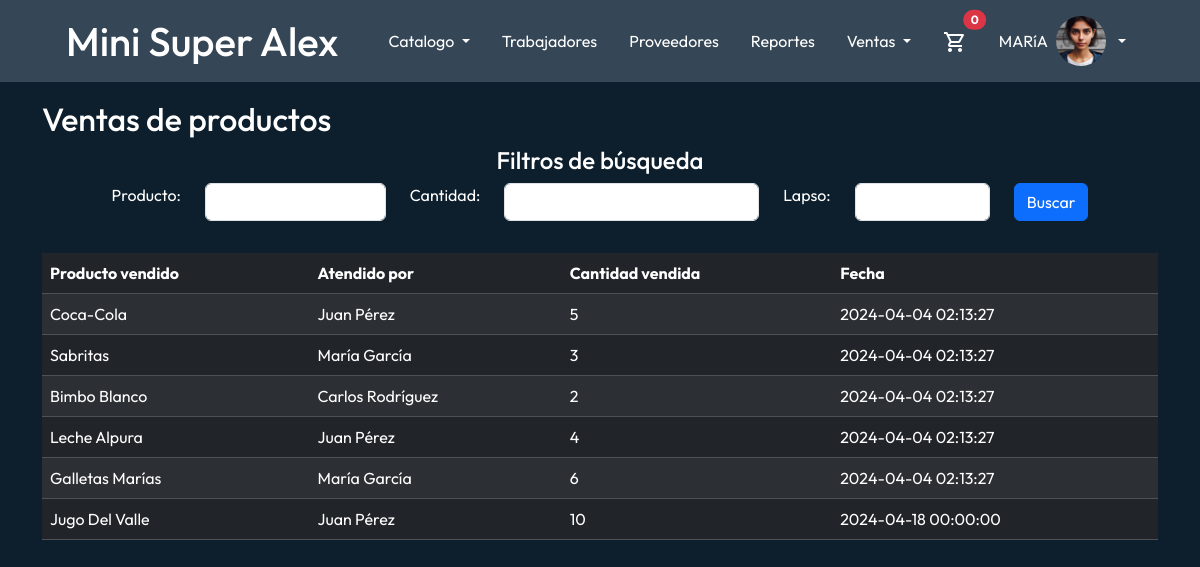
/Views/VentasProductosView.php (signed in), run on the app's committed database.
### tables this page shows
CREATE TABLE `msa_ventas_productos` (
  `Fecha` datetime NOT NULL,
  `MSA_PDO_ID` int NOT NULL,
  `MSA_TBR_ID` int NOT NULL,
  `Cantidad` int NOT NULL
);

CREATE TABLE `msa_productos` (
  `ID` int NOT NULL,
  `Nombre_producto` varchar(50) NOT NULL,
  `Tipo` varchar(30) NOT NULL,
  `Cantidad_disponible` int NOT NULL DEFAULT '0',
  `Presentacion` varchar(50) NOT NULL,
  `Contenido` varchar(20) NOT NULL,
  `Marca` varchar(30) NOT NULL,
  `Fecha_caducidad` datetime DEFAULT CURRENT_TIMESTAMP,
  `Imagen` varchar(200) DEFAULT NULL
);

### Repository/queries.php (called while the page is built, shortened)
<?php
$db = new Repository\Connection();
$connection = $db->connect();
function getNombresProductos(){
    global $connection;
    $query = "SELECT ID, Nombre_producto FROM msa_productos";
    $result = $connection->query($query);
    $productos = [];
    if ($result->num_rows > 0) {
        while ($row = $result->fetch_assoc()) {
            $productos[] = $row;
        }
    }
    return json_encode($productos);
}
function getVentasProductos($producto, $cantidad, $fecha) {
    global $connection;
    $query = 'SELECT p.Nombre_producto Producto, CONCAT(t.Nombre," ", t.Apellido) Trabajador, vp.Fecha, vp.Cantidad
              FROM msa_ventas_productos vp
              JOIN msa_trabajadores t ON t.ID = vp.MSA_TBR_ID
              JOIN msa_productos p ON p.ID = vp.MSA_PDO_ID';
    $isset_producto = !empty($producto);
    $isset_cantidad = !empty($cantidad);
    $isset_fecha = !empty($fecha) && $fecha != 0;
    $result = $connection->query($query);
    $ventas = [];
    if ($result->num_rows > 0) {
        while ($row = $result->fetch_assoc()) {
            $ventas[] = $row;
        }
    }
    return json_encode($ventas);
}

### Views/VentasProductosView.php (the view, shortened to what this page needs)
<!DOCTYPE html>
<html lang="en">
<head>
    <?php
    include '../Libraries/linkStyles.php';
    ?>
    <link rel="stylesheet" href="../Css/style.css">
</head>
<body>
<?php
include '../Libraries/header.php';
include_once "../Repository/queries.php";
?>
<div class="container" style="margin-top: 100px;">
    <h2 class="text-white">Ventas de productos</h2>
    <div class="container-info text-center">
        <h4 class="text-white">Filtros de búsqueda</h4>
        <form class="form-inline" action="VentasProductosView.php" method="POST">
            <div class="row justify-content-center">
                <div class="col-auto">
                    <label for="inputProducto">Producto: </label>
                </div>
                <div class="col-auto">
                    <select class="form-control mb-2 mr-sm-2" id="inputProducto" name="inputProducto">
                        <option value=""></option>
                        <?php
                        $productos = getNombresProductos();
                        $productos = json_decode($productos);
                        foreach ($productos as $producto) {
                            echo '<option value="' . $producto->Nombre_producto . '">' . $producto->Nombre_producto . '</option>';
                        }
                        ?>
                    </select>
                </div>
                <div class="col-auto">
                    <label for="inputCantidad">Cantidad: </label>
                </div>
                <div class="col-auto">
                    <input type="number" class="form-control mb-2 mr-sm-2" id="inputCantidad" name="cantidad" size="7">
                </div>
                <div class="col-auto">
                    <label for="inputLapso">Lapso: </label>
                </div>
                <div class="col-auto">
                    <select class="form-control mb-2 mr-sm-2" id="inputLapso" name="inputLapso">
                        <option value=""></option>
                        <option value="1">Hoy</option>
                    </select>
                </div>
                <div class="col-auto">
                    <input type="submit" class="btn btn-primary" value="Buscar">
                </div>
            </div>
        </form>
    </div>
    <div class="container-info">
        <div style="height: 500px; overflow-y: auto;">
            <?php
            if(isset($_POST['inputProducto'])){
                $producto = $_POST['inputProducto'];
            } else {
                $producto = null;
            }
            if(isset($_POST['cantidad'])){
                $cantidad = $_POST['cantidad'];
            } else {
                $cantidad = null;
            }
            if(isset($_POST['inputLapso'])){
                $lapso = $_POST['inputLapso'];
            } else {
                $lapso = null;
            }
            $ventasProductos = getVentasProductos($producto, $cantidad, $lapso);
            $ventasProductos = json_decode($ventasProductos);
            if (count($ventasProductos) > 0) {
                echo '<table class="table table-dark table-striped  table-hover mt-4 mx-auto">';
                echo '<thead class="thead-dark">';
                echo '<tr>';
                echo '<th scope="col">Producto vendido</th>';
                echo '<th scope="col">Atendido por</th>';
                echo '<th scope="col">Cantidad vendida</th>';
                echo '<th scope="col">Fecha</th>';
                echo '</tr>';
                echo '</thead>';
                echo '<tbody>';
                foreach ($ventasProductos as $venta) {
                    echo '<tr>';
                    echo '<td>' . $venta->Producto . '</td>';
                    echo '<td>' . $venta->Trabajador . '</td>';
                    echo '<td>' . $venta->Cantidad . '</td>';
                    echo '<td>' . $venta->Fecha . '</td>';
                    echo '</tr>';
                }
                echo '</tbody>';
                echo '</table>';
            } else {
                echo '<div class="alert alert-warning text-white bg-dark" role="alert">
                            Aun no hay ventas de productos registradas
                          </div>';
            }
            ?>
        </div>
    </div>
</div>
</body>
</html>

### Css/style.css (style rules this page uses)
* { font-family: "Outfit", sans-serif; font-optical-sizing: auto; font-style: normal; }
body { background-color: #0d1f2d; }
div { color: white; }

### data on the page
msa_ventas_productos: MSA_PDO_ID.Nombre_producto "Coca-Cola", Trabajador "Juan Pérez", Cantidad "5", Fecha "2024-04-04 02:13:27"
msa_ventas_productos: MSA_PDO_ID.Nombre_producto "Sabritas", Trabajador "María García", Cantidad "3", Fecha "2024-04-04 02:13:27"
msa_ventas_productos: MSA_PDO_ID.Nombre_producto "Bimbo Blanco", Trabajador "Carlos Rodríguez", Cantidad "2", Fecha "2024-04-04 02:13:27"
msa_ventas_productos: MSA_PDO_ID.Nombre_producto "Leche Alpura", Trabajador "Juan Pérez", Cantidad "4", Fecha "2024-04-04 02:13:27"
msa_ventas_productos: MSA_PDO_ID.Nombre_producto "Galletas Marías", Trabajador "María García", Cantidad "6", Fecha "2024-04-04 02:13:27"
msa_ventas_productos: MSA_PDO_ID.Nombre_producto "Jugo Del Valle", Trabajador "Juan Pérez", Cantidad "10", Fecha "2024-04-18 00:00:00"

### other printed values
$_SESSION['user'] "MARíA"
